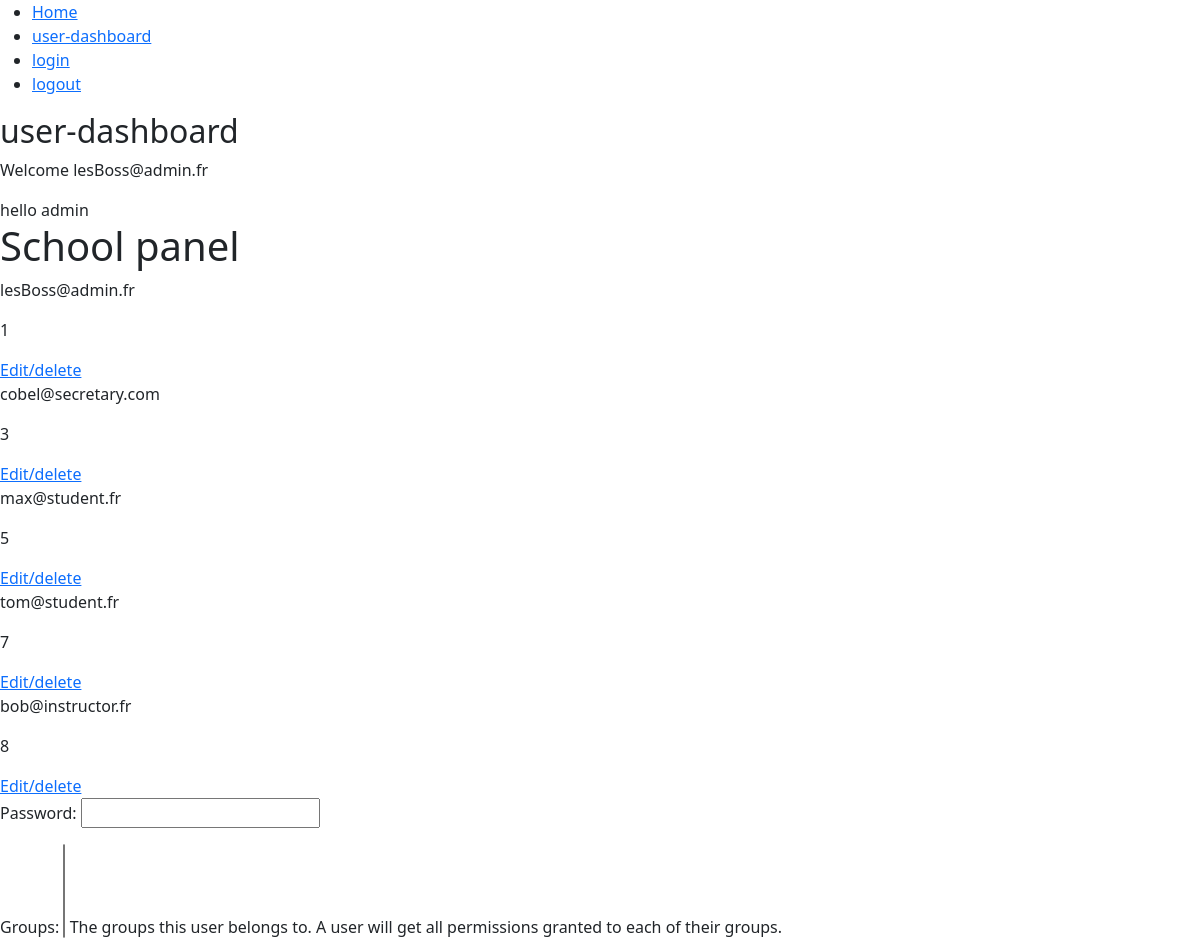
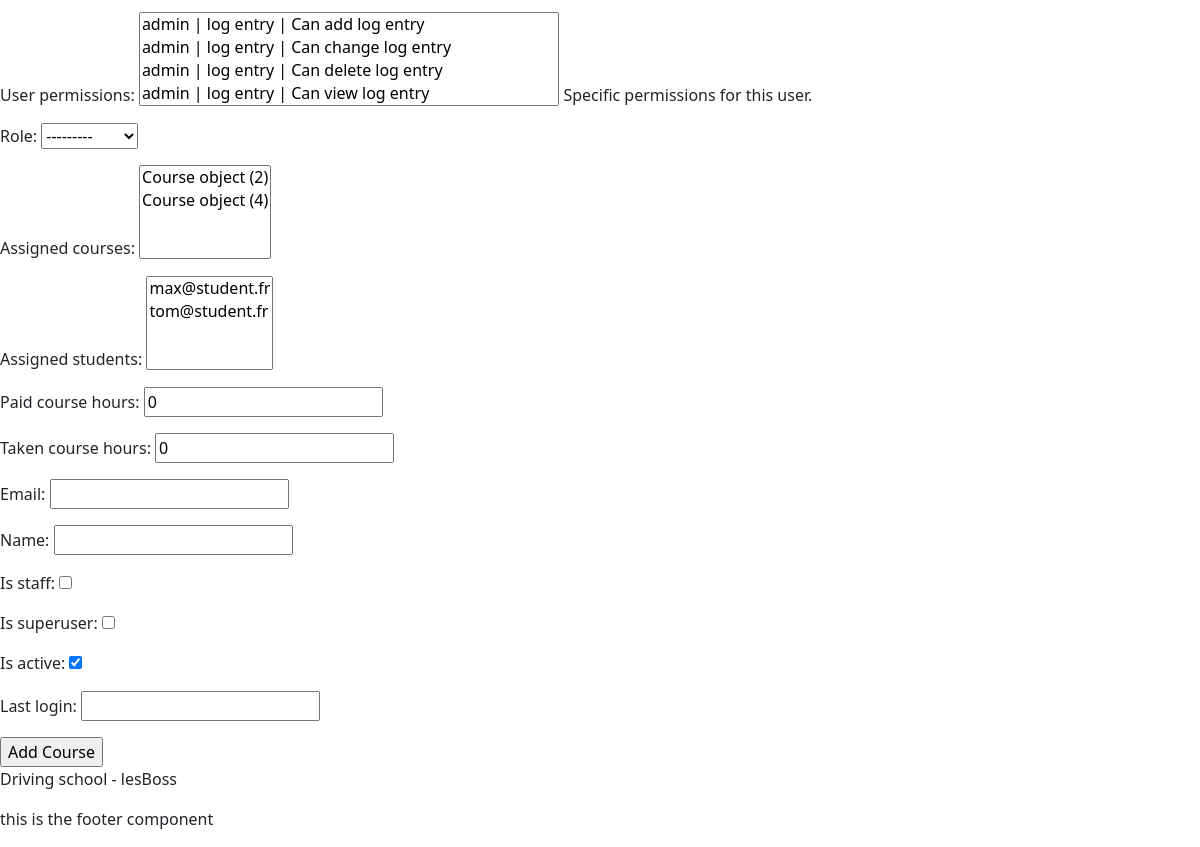
/user-panel/ (signed in), run on the app's committed database (2 pictures, top to bottom).
### app/models.py (models this page shows, shortened)
class User(AbstractBaseUser, PermissionsMixin):
    STUDENT = 1
    INSTRUCTOR = 2
    ADMIN = 3
    SECRETARY = 4
    USER_ROLE_CHOICES = [
        (STUDENT, 'Student'),
        (INSTRUCTOR, 'Instructor'),
        (ADMIN, 'Admin'),
        (SECRETARY, 'Secretary'),
    ]
    role = models.PositiveSmallIntegerField(choices=USER_ROLE_CHOICES, blank=True, null=True)
    assigned_courses = models.ManyToManyField('Course', related_name='users', blank=True)
    assigned_students = models.ManyToManyField('User', related_name='students', limit_choices_to={'role': 1}, blank=True)
    paid_course_hours = models.DecimalField(max_digits=10, decimal_places=2, default=0)
    taken_course_hours = models.DecimalField(max_digits=10, decimal_places=2, default=0)
    email = models.EmailField(max_length=254, unique=True)
    name = models.CharField(max_length=254, null=True, blank=True)
    is_staff = models.BooleanField(default=False)
    is_superuser = models.BooleanField(default=False)
    is_active = models.BooleanField(default=True)
    last_login = models.DateTimeField(null=True, blank=True)
    date_joined = models.DateTimeField(auto_now_add=True)
    USERNAME_FIELD = 'email'
    EMAIL_FIELD = 'email'
    REQUIRED_FIELDS = []
    objects = UserManager()

### app/views.py (the view)
# urls.py: path('user-panel/', views.user_panel, name='user-dashboard'),
def user_panel(request):
    courses = Course.objects.all()
    all_users = User.objects.all()
    all_personal = User.objects.filter(role=2 | 3 | 4)
    students = User.objects.filter(role=1)
    instructors = User.objects.filter(role=2)
    admins = User.objects.filter(role=3)
    secretaries = User.objects.filter(role=4)
    return render(request, 'app/user-dashboard.html',
                  {'logged_in_user': request.user, 'course_add_form': CourseCreationForm, 'user_add_form': UserCreationForm,
                   'user_edit_form': UserEditForm, 'student_add_form': StudentCreationForm, 'instructor_add_form': InstructorCreationForm,
                   'instructor_edit_form': InstructorEditForm, 'secretary_add_form': SecretaryCreationForm,
                   'secretary_edit_form': SecretaryEditForm, 'courses': courses, 'students': students,
                   'instructors': instructors, 'admins': admins, 'secretaries': secretaries, 'all_users': all_users,
                   'all_personal': all_personal})

### app/templates/app/user-dashboard.html (shortened to what this page needs)
{% extends 'app/base.html' %}
{% block content %}
    {% if logged_in_user.is_authenticated %}
        <h2>user-dashboard</h2>
        <div>
            <p>Welcome {{ logged_in_user.email }}</p>
            {% if logged_in_user.role == 1 %}
                <div>
                    {% include 'settings/student-details.html' %}
                </div>
            {% elif logged_in_user.role == 2  %}
                hello instructor
                {% include 'settings/instrcutor-course-details.html' %}
                {% include 'settings/instrcutor-student-details.html' with assigned_students=user.assigned_students.all  %}
                {% include 'settings/cours-admin-panel.html' %}
            {% elif logged_in_user.role == 3  %}
                hello admin
                {% include 'settings/all_users-admin-panel.html'%}
            {% elif logged_in_user.role == 4  %}
                hello secretary
                {% include 'settings/student-admin-panel.html'%}
                {% include 'settings/instrcutor-admin-panel.html'%}
                {% include 'settings/cours-admin-panel.html'%}
            {% endif %}
        </div>
    {% endif %}
{% endblock %}

### app/templates/settings/all_users-admin-panel.html (shortened to what this page needs)
<div>
<h1>School panel</h1>
    <div>
        {% for user in all_users %}
            <p>{{ user.email }}</p>
            <p>{{ user.pk }}</p>
            <a href="{% url 'admin-edit-delete' user.pk %}">Edit/delete</a>
        {% endfor %}
    </div>
    <div>
        <form action="{% url 'admin-creation' %}" method="post">
            {{ user_add_form.as_p }}
            <input type="submit" value="Add Course">
        </form>
    </div>
</div>

### data on the page
User: email "lesBoss@admin.fr", pk "1"
User: email "cobel@secretary.com", pk "3"
User: email "max@student.fr", pk "5"
User: email "tom@student.fr", pk "7"
User: email "bob@instructor.fr", pk "8"
